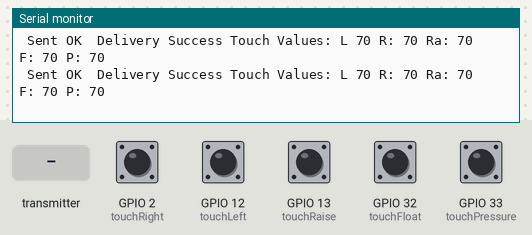
Bench run of a sketch on a simulated ESP32. Parts: the last lines printed to the serial monitor. Inputs (shaded band) come from the test bench; at power-on: GPIO 2 (touchRight), GPIO 12 (touchLeft), GPIO 13 (touchRaise), GPIO 32 (touchFloat), GPIO 33 (touchPressure) HIGH.

Above: at 1.2 s.
1.3 s: the transmitter starts sending temp = 0
At 1.35 s:
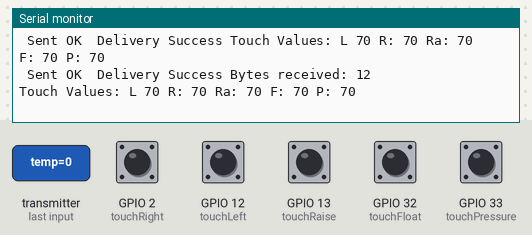
3.2 s: GPIO 2 (touchRight) pulled LOW for 0.15 s
At 3.32 s:
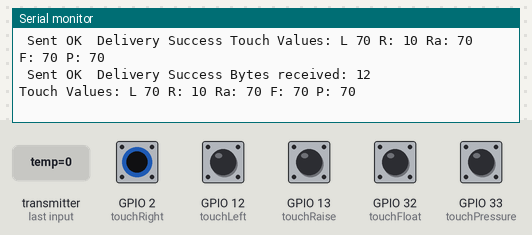
6.3 s: GPIO 12 (touchLeft) pulled LOW for 0.15 s
At 6.33 s:
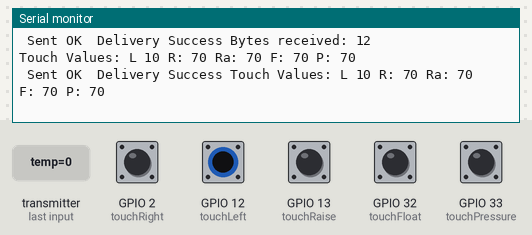
9.4 s: GPIO 13 (touchRaise) pulled LOW for 0.15 s
At 12.45 s:
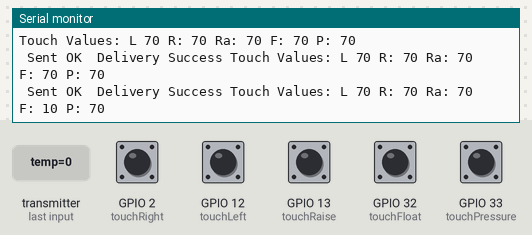
12.5 s: GPIO 32 (touchFloat) pulled LOW for 0.15 s
At 15.56 s:
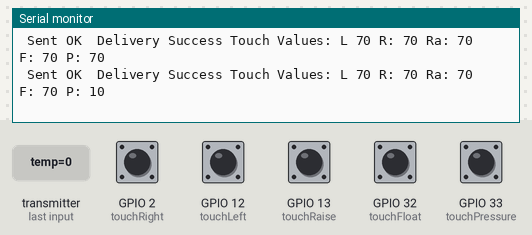

The sketch:

sketch_dec08a_esp32_now_com_board2.ino
```cpp
#include <esp_now.h>
#include <WiFi.h>
#include <Wire.h>
#define BAND    868E6  //you can set band here directly,e.g. 868E6,915E6

// REPLACE WITH THE MAC Address of your receiver
uint8_t broadcastAddress[] = {0xF0, 0x08, 0xd1, 0xd1, 0x88, 0xEC};

// Define variables to store BME280 readings to be sent
float temperature;
float humidity;
float pressure;

// Define variables to store incoming readings
float incomingTemp;
float incomingHum;
float incomingPres;

// Variable to store if sending data was successful
String success;

//Structure example to send data
//Must match the receiver structure
typedef struct struct_message {
    float temp;
    float hum;
    float pres;
} struct_message;

// Create a struct_message called BME280Readings to hold sensor readings
struct_message BME280Readings;

//Setup the touch pins
int touchLeft = 12; //no 12 // pin with touch sensor (native constant T0 can be used)
int touchRight = 2; //work 2 //no 4  pin with touch sensor (native T4 constant can be used)
int touchRaise = 13; //works
int touchFloat = 32; //32 works //no 14
int touchPressure = 33; //33 works //no 15;

//Structure of touch sensor values to send
typedef struct struct_touch_message {
    int plowLeft;
    int plowRight;
    int plowRaise;
    int plowFloat;
    int plowPressure;
} struct_touch_message;

//Create a sttuck_touch_message to hold touch readings
struct_touch_message TouchReadings;


// Create a struct_message to hold incoming sensor readings
struct_message incomingReadings;

// Callback when data is sent
void OnDataSent(const uint8_t *mac_addr, esp_now_send_status_t status) {
  //Serial.print("\r\nLast Packet Send Status:\t");
  Serial.print(status == ESP_NOW_SEND_SUCCESS ? " Delivery Success " : " Delivery Fail ");
  if (status ==0){
    success = "Delivery Success :)";
  }
  else{
    success = "Delivery Fail :(";
  }
}

// Callback when data is received
void OnDataRecv(const uint8_t * mac, const uint8_t *incomingData, int len) {
  memcpy(&incomingReadings, incomingData, sizeof(incomingReadings));
  Serial.print("Bytes received: ");
  Serial.println(len);
  incomingTemp = incomingReadings.temp;
  incomingHum = incomingReadings.hum;
  incomingPres = incomingReadings.pres;
}

void setup() {
  // Init Serial Monitor
  Serial.begin(115200);


  // Set device as a Wi-Fi Station
  WiFi.mode(WIFI_STA);

  // Init ESP-NOW
  if (esp_now_init() != ESP_OK) {
    Serial.println("Error initializing ESP-NOW");
    return;
  }

  // Once ESPNow is successfully Init, we will register for Send CB to
  // get the status of Trasnmitted packet
  esp_now_register_send_cb(OnDataSent);

  // Register peer
  esp_now_peer_info_t peerInfo;
  memcpy(peerInfo.peer_addr, broadcastAddress, 6);
  peerInfo.channel = 0;
  peerInfo.encrypt = false;

  // Add peer
  if (esp_now_add_peer(&peerInfo) != ESP_OK){
    Serial.println("Failed to add peer");
    return;
  }
  // Register for a callback function that will be called when data is received
  esp_now_register_recv_cb(OnDataRecv);
}

void loop() {

  Serial.print("Touch Values: L ");
  Serial.print (touchRead (touchLeft));
  Serial.print(" R: ");
  Serial.print (touchRead (touchRight));
  Serial.print(" Ra: ");
  Serial.print (touchRead (touchRaise));
  Serial.print(" F: ");
  Serial.print (touchRead (touchFloat));
  Serial.print(" P: ");
  Serial.print (touchRead (touchPressure));
  Serial.println();


  int plowLeft = 0;
  int plowRight = 0;
  int plowRaise = 0;
  int plowFloat = 0;
  int plowPressure = 0;


  // takes 100 readings from each touch sensor and averages the read value
  for (int i = 0; i <100; i ++)
  {
    plowLeft += touchRead (touchLeft);
    plowRight += touchRead (touchRight);
    plowRaise += touchRead (touchRaise);
    plowFloat += touchRead (touchFloat);
    plowPressure += touchRead (touchPressure);

  }

  plowLeft = plowLeft / 100;
  plowRight = plowRight / 100;
  plowRaise = plowRaise / 100;
  plowFloat = plowFloat / 100;
  plowPressure = plowPressure / 100;


  // Set values to send
  TouchReadings.plowLeft = plowLeft;
  TouchReadings.plowRight = plowRight;
  TouchReadings.plowRaise = plowRaise;
  TouchReadings.plowFloat = plowFloat;
  TouchReadings.plowPressure = plowPressure;

  // Send message via ESP-NOW
  esp_err_t result = esp_now_send(broadcastAddress, (uint8_t *) &TouchReadings, sizeof(TouchReadings));

  if (result == ESP_OK) {
    Serial.print(" Sent OK ");
  }
  else {
    Serial.println("Error sending the data");
  }

  delay(100);
}
```

Measured:
- after the input at 3.2 s, the serial monitor: prints a new line after 0.12 s (image 2)
- after the input at 6.3 s, the serial monitor: prints a new line at once (image 3)
- after the input at 9.4 s, the serial monitor: prints a new line at once (image 4)
- after the input at 12.5 s, the serial monitor: prints a new line after 3.1 s (image 5)
